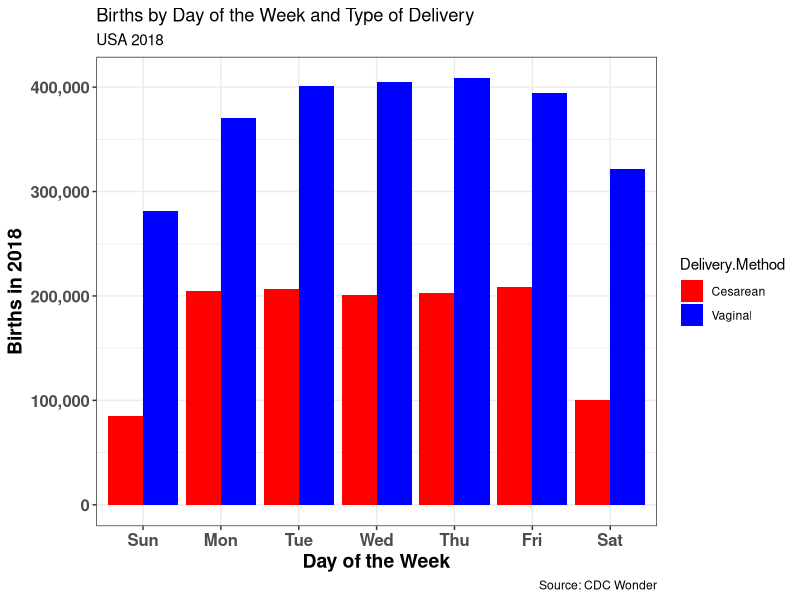

The R script that drew this image:
rm(list=ls())
library(tidyverse)
library(scales)


D = read.table('Natality, 2016-2018 expanded.txt',
               header=TRUE, sep="\t") %>%
     mutate(day = factor(substr(Weekday,1,3),
                         levels=c('Sun','Mon','Tue',
                                  'Wed','Thu','Fri',
                                  'Sat'))) %>%
     group_by(day,Delivery.Method) %>%
     summarize(births=sum(Births)) %>%
     filter( Delivery.Method %in% c('Vaginal','Cesarean'))


ggplot(data=D) +
  aes(x=day, y=births,fill=Delivery.Method) + 
  geom_bar(position='dodge',
           stat='identity') +
  theme_bw() +
  theme(axis.text = element_text(face='bold',size=12),
        axis.title = element_text(face='bold',size=14)) +
  labs(title='Births by Day of the Week and Type of Delivery',
       subtitle='USA 2018',
       caption='Source: CDC Wonder',
       y='Births in 2018',
       x='Day of the Week') +
  scale_x_discrete( 
                   labels=c('Sun','Mon','Tue',
                            'Wed','Thu','Fri',
                            'Sat')) +
  scale_y_continuous(labels=comma) +
  scale_fill_manual(values=c('red','blue'))

ggsave(filename='USA-2018-births-by-day-and-delivery-type.png',
       height=8, width=8, units='in', dpi=300)
